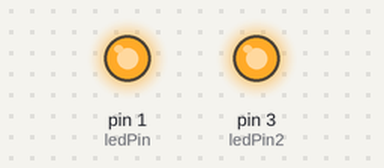
This sketch was run on a simulated Arduino Uno, built with avr-gcc and run on an emulated ATmega328P. Shown: output pins drawn as LEDs (lit = HIGH).

Above: at 0.1 s.
Timing chart, 0 to 1.6 s (numbered marks = the images above):
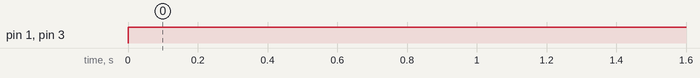

The sketch:

PrototypeShield_LED.ino
```cpp
// This source code start as example code from Arduino
// Original credit goes to  DojoDave modified by Tom Igoe
// Then I did a minimal modification just to make it works
// with DFRobot Prototype Shield

// constants won't change. They're used here to
// set pin numbers:
const int buttonPin = 2;     // the number of the pushbutton pin
const int ledPin =  1;      // the number of the LED pin
const int ledPin2 =  3; //Number of LED Pin

void setup() {
  // initialize the LED pin as an output:
  pinMode(ledPin, OUTPUT);
  pinMode(ledPin2,OUTPUT);
  //INITIALIZE PINS TO LOW
  digitalWrite(ledPin, LOW);
  digitalWrite(ledPin2, LOW);
}

void loop(){
  // read the state of the pushbutton value:

    // turn LED on:
  digitalWrite(ledPin, HIGH);  //Set to HIGH or LOW
  digitalWrite(ledPin2, HIGH);

}
```

Measured:
- by itself, pin 1 (ledPin), pin 3 (ledPin2): LOW → HIGH at 0.00 s
